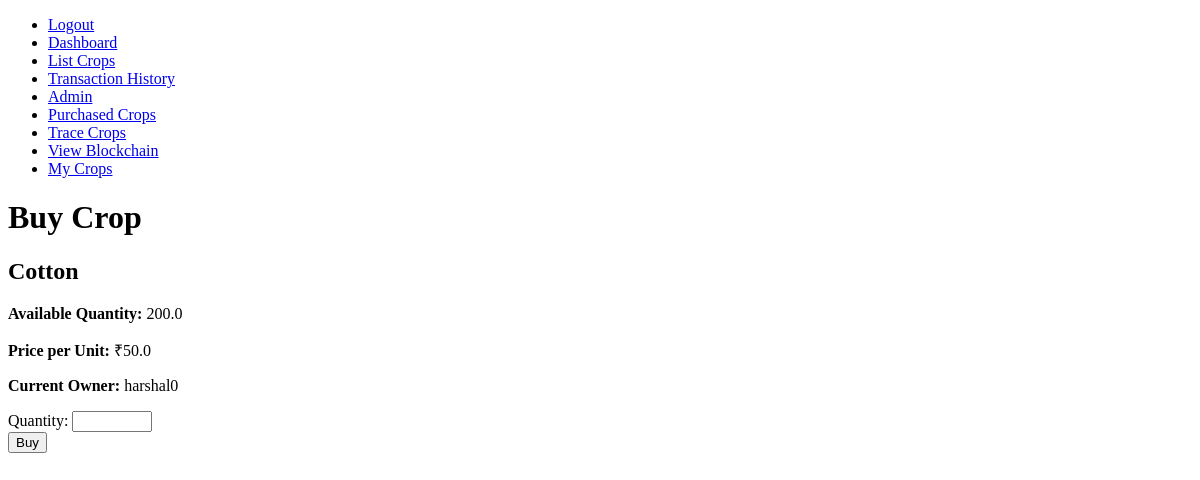
/buy_crops/4/ (signed in), run on an earlier commit of the app's database.
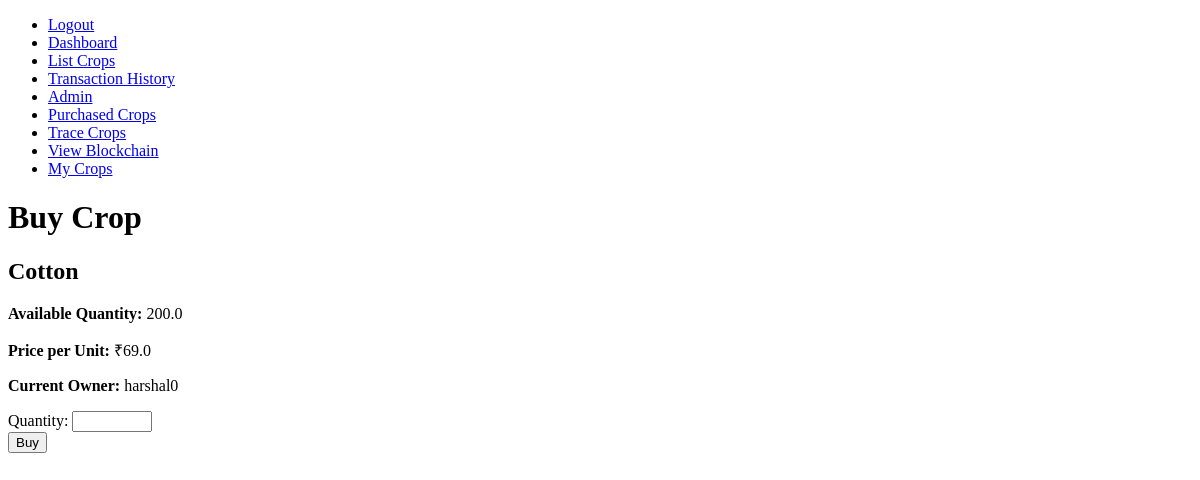
And on a later commit of the database.
### supply_chain/models.py (models this page shows, shortened)
class Crop(models.Model):
    name = models.CharField(max_length=100)
    quantity = models.FloatField()
    price = models.FloatField()
    current_owner = models.ForeignKey(CustomUser, on_delete=models.CASCADE, related_name='owned_crops')
    status = models.CharField(max_length=20, choices=[('listed', 'Listed'), ('sold', 'Sold')])
    current_stage = models.CharField(max_length=100, default='Listed by Farmer')
    transaction_hash = models.CharField(max_length=64, blank=True, null=True)
    allowed_users = models.ManyToManyField(CustomUser, related_name='allowed_crops', blank=True)
    visibility = models.CharField(max_length=10, choices=[('public', 'Public'), ('private', 'Private')], default='public')

class CustomUser(AbstractUser):
    ROLE_CHOICES = [
        ('FARMER', 'Farmer'),
        ('DISTRIBUTOR', 'Distributor'),
        ('CONSUMER', 'Consumer'),
    ]
    role = models.CharField(max_length=100, choices=ROLE_CHOICES)

### supply_chain/views.py (the view)
# urls.py: path('buy_crops/<int:crop_id>/', buy_crops, name='buy_crops'),
@login_required
def buy_crops(request, crop_id):
    crop = get_object_or_404(Crop, id=crop_id)
    if request.method == 'POST':
        quantity_to_buy = int(request.POST.get('quantity', 0))
        if quantity_to_buy <= 0 or quantity_to_buy > crop.quantity:
            return JsonResponse({'error': 'Invalid quantity'}, status=400)
        blockchain.add_transaction(
            sender=crop.current_owner.username,
            recipient=request.user.username,
            amount=crop.price * quantity_to_buy,
            crop_id=crop_id
        )
        mined_block = blockchain.mine_block()
        transaction = Transaction.objects.create(
            seller=crop.current_owner,
            buyer=request.user,  # Assuming the user is logged in
            crop=crop,
            quantity=quantity_to_buy,
            price=crop.price,
            transaction_hash=mined_block.hash  # Use the block hash
        )
        purchased_crop = PurchasedCrop.objects.create(
            seller=crop.current_owner,
            buyer=request.user,
            crop=crop,
            quantity=quantity_to_buy,
            price=crop.price,
            transaction_hash=mined_block.hash  # Use the same hash for tracing
        )
        crop.quantity -= quantity_to_buy
        if crop.quantity == 0:
            crop.status = 'sold'
        crop.save()
        return render(request, 'purchase_success.html', {
            'transaction_id': transaction.id,
            'purchased_crop_id': purchased_crop.id
        })
    elif request.method == 'GET':
        return render(request, 'buy_crop.html', {
            'crop': crop
        })
    else:
        return JsonResponse({'error': 'Invalid request method'}, status=405)

### supply_chain/templates/buy_crop.html (shortened to what this page needs)
{% extends 'base.html' %}
{% block content %}
<div class="container">
    <h1>Buy Crop</h1>
    <div class="crop-details">
        <h2>{{ crop.name }}</h2>
        <p><strong>Available Quantity:</strong> {{ crop.quantity }}</p>
        <p><strong>Price per Unit:</strong> ₹{{ crop.price }}</p>
        <p><strong>Current Owner:</strong> {{ crop.current_owner.username }}</p>
    </div>
    <form method="post" action="{% url 'buy_crops' crop.id %}">
        <div class="form-group">
            <label for="quantity">Quantity:</label>
            <input type="number" id="quantity" name="quantity" min="1" max="{{ crop.quantity }}" required class="form-control">
        </div>
        <button type="submit" class="btn btn-primary">Buy</button>
    </form>
</div>
{% endblock %}

What changed in the data, as far as the page shows it:
changed Crop "Cotton": price "50.0" → "69.0"
